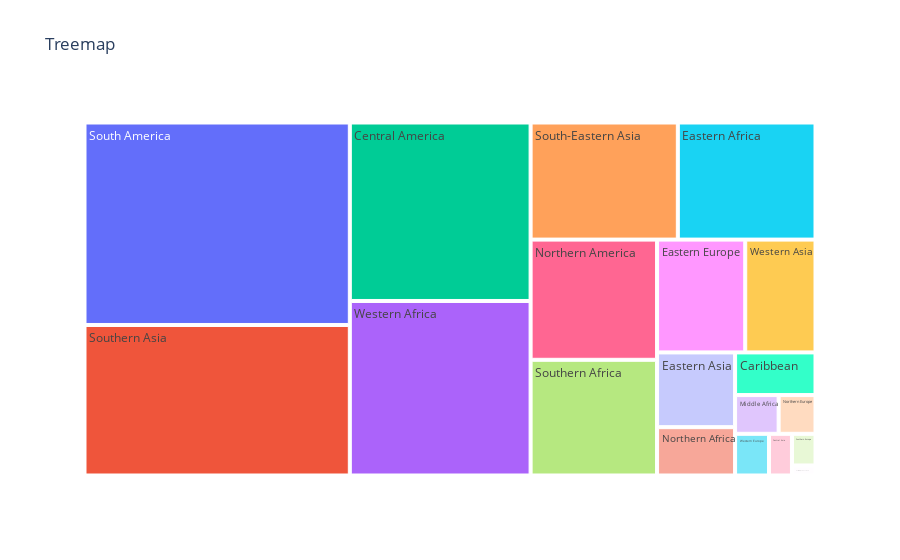

Notebook cell for this chart:
### Code cell
fig = px.treemap(df , path= ['Category'], values = 'Value', title = 'Treemap')
fig.update_traces(hovertemplate = 'Category: %{label} <br> Value:%{value}')
fig.show()

### Figure 1 — Plotly figure (JSON) as saved in the notebook; plotly's stock layout.template omitted (floating-point values rounded to 4 significant figures)
{"data": [{"branchvalues": "total", "domain": {"x": [0, 1], "y": [0, 1]}, "hovertemplate": "Category: %{label} <br> Value:%{value}", "ids": ["Australia, New Zealand", "Caribbean", "Central America", "Central Asia", "Eastern Africa", "Eastern Asia", "Eastern Europe", "Middle Africa", "Northern Africa", "Northern America", "Northern Europe", "South America", "South-Eastern Asia", "Southern Africa", "Southern Asia", "Southern Europe", "Western Africa", "Western Asia", "Western Europe"], "labels": ["Australia, New Zealand", "Caribbean", "Central America", "Central Asia", "Eastern Africa", "Eastern Asia", "Eastern Europe", "Middle Africa", "Northern Africa", "Northern America", "Northern Europe", "South America", "South-Eastern Asia", "Southern Africa", "Southern Asia", "Southern Europe", "Western Africa", "Western Asia", "Western Europe"], "name": "", "parents": ["", "", "", "", "", "", "", "", "", "", "", "", "", "", "", "", "", "", ""], "type": "treemap", "values": [347, 5037, 47371, 1406, 23669, 8563, 14604, 2477, 5538, 22317, 2097, 78872, 25314, 21479, 58631, 1093, 46318, 11638, 2075]}], "layout": {"autosize": true, "legend": {"tracegroupgap": 0}, "title": {"text": "Treemap"}}}
